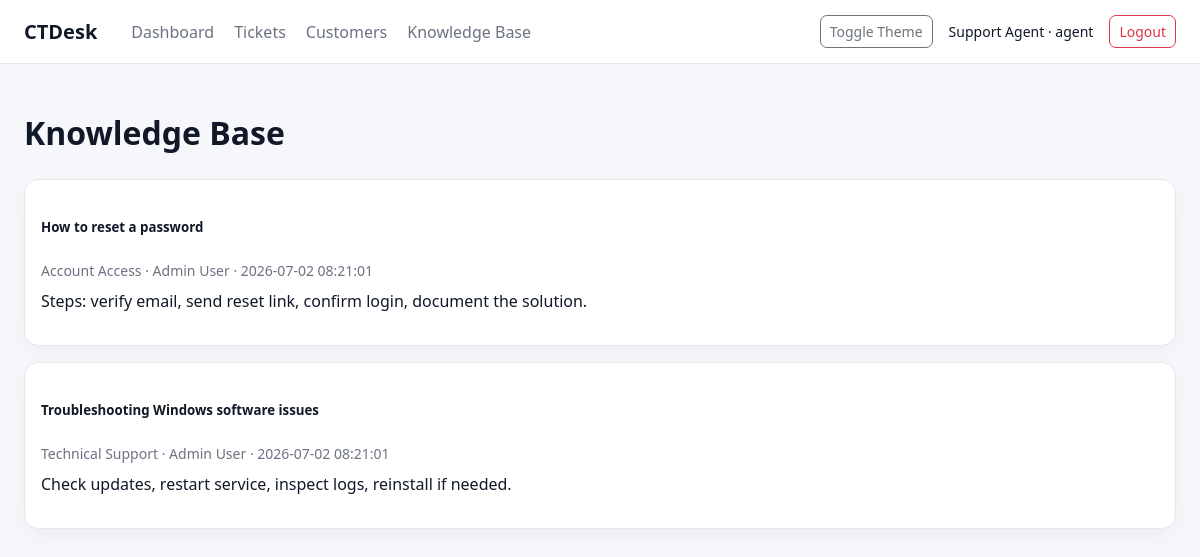
The app's page /knowledge-base (signed in), older data.
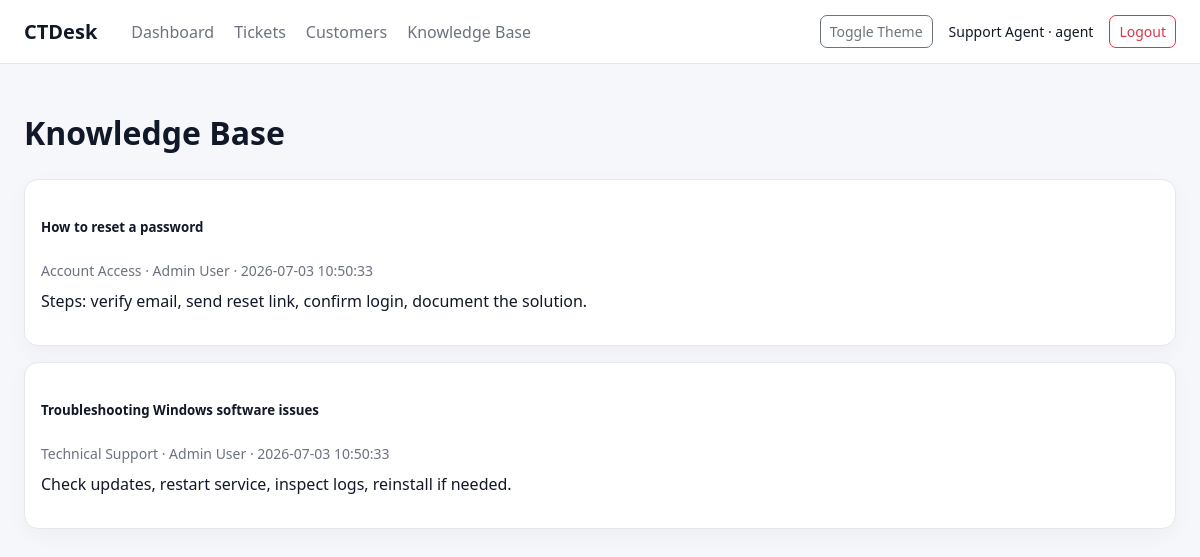
The same page, newer data.
### tables this page shows
CREATE TABLE knowledge_base (
        id INTEGER PRIMARY KEY AUTOINCREMENT,
        title TEXT NOT NULL,
        category TEXT NOT NULL,
        content TEXT NOT NULL,
        created_by INTEGER NOT NULL,
        created_at TEXT NOT NULL,
        FOREIGN KEY(created_by) REFERENCES users(id)
    );

CREATE TABLE users (
        id INTEGER PRIMARY KEY AUTOINCREMENT,
        name TEXT NOT NULL,
        email TEXT NOT NULL UNIQUE,
        password_hash TEXT NOT NULL,
        role TEXT NOT NULL CHECK(role IN ('admin', 'agent', 'customer')),
        created_at TEXT NOT NULL
    );

### routes/management.py (the view, shortened to what this page needs)
@app.route("/knowledge-base", methods=["GET", "POST"])
@login_required
@staff_required
def knowledge_base():
    conn = db()
    articles = conn.execute("""
        SELECT kb.*, u.name AS author
        FROM knowledge_base kb
        JOIN users u ON u.id = kb.created_by
        ORDER BY kb.created_at DESC
    """).fetchall()
    conn.close()
    return render_template("knowledge_base.html", articles=articles)

### app.py (called while the page is built)
@app.context_processor
def inject_user():
    return {"current_user": session}

### app_core.py (called while the page is built)
@app.before_request
def csrf_protection():
    if "_csrf_token" not in session:
        session["_csrf_token"] = secrets.token_urlsafe(24)
    if request.method == "POST" and request.form.get("_csrf_token") != session["_csrf_token"]:
        abort(400, description="Invalid or missing form security token.")

@app.context_processor
def inject_csrf_token():
    return {"csrf_token": session.get("_csrf_token", "")}

### helpers.py (called while the page is built)
def db():
    conn = sqlite3.connect(DB_NAME)
    conn.row_factory = sqlite3.Row
    return conn

def login_required(fn):
    @wraps(fn)
    def wrapper(*args, **kwargs):
        if "user_id" not in session:
            return redirect(url_for("login"))
        return fn(*args, **kwargs)
    return wrapper

def staff_required(fn):
    @wraps(fn)
    def wrapper(*args, **kwargs):
        if session.get("role") not in ("admin", "agent"):
            flash("Staff access required.", "danger")
            return redirect(url_for("dashboard"))
        return fn(*args, **kwargs)
    return wrapper

### templates/knowledge_base.html (shortened to what this page needs)
{% extends "base.html" %}
{% block content %}
<h1>Knowledge Base</h1>
<div class="row g-3">
    <div class="{% if current_user.get('role') == 'admin' %}col-md-8{% else %}col-md-12{% endif %}">
        {% for a in articles %}
        <div class="card p-3 mb-3">
            <h5>{{ a.title }}</h5>
            <div class="text-muted small">{{ a.category }} · {{ a.author }} · {{ a.created_at }}</div>
            <p class="mt-2 preserve-lines">{{ a.content }}</p>
        </div>
        {% endfor %}
    </div>
</div>
{% endblock %}

Row changes from the older to the newer data that the page shows:
changed knowledge_base "Steps: verify email, send reset link, confirm login, document the solution.": created_at "2026-07-02 08:21:01" → "2026-07-03 10:50:33"
changed knowledge_base "Check updates, restart service, inspect logs, reinstall if needed.": created_at "2026-07-02 08:21:01" → "2026-07-03 10:50:33"
